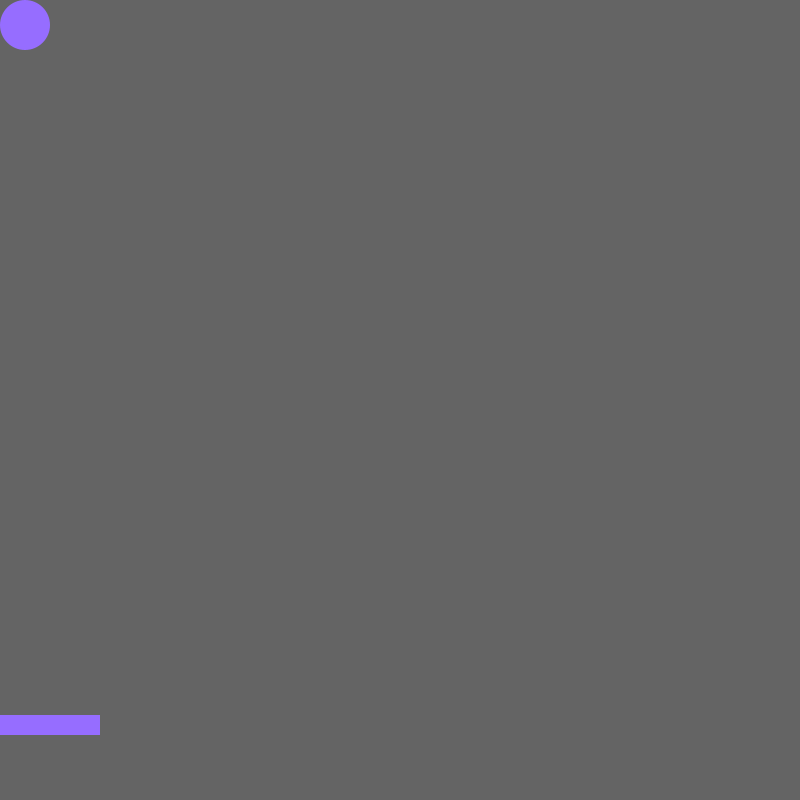
Frame 1 (no input)
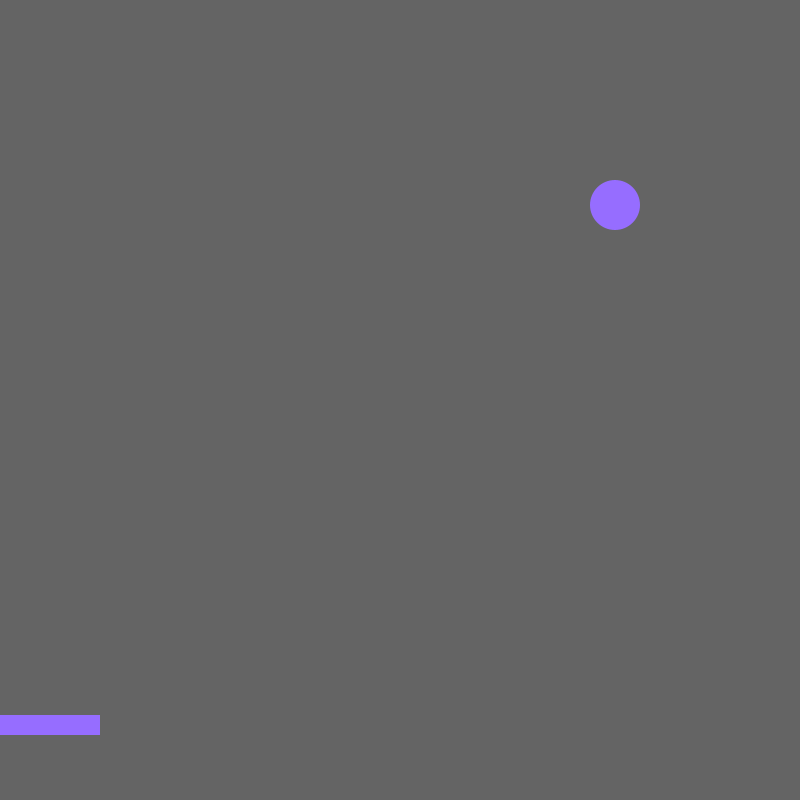
Frame 60 (the mouse pressed at the canvas centre just before this capture)
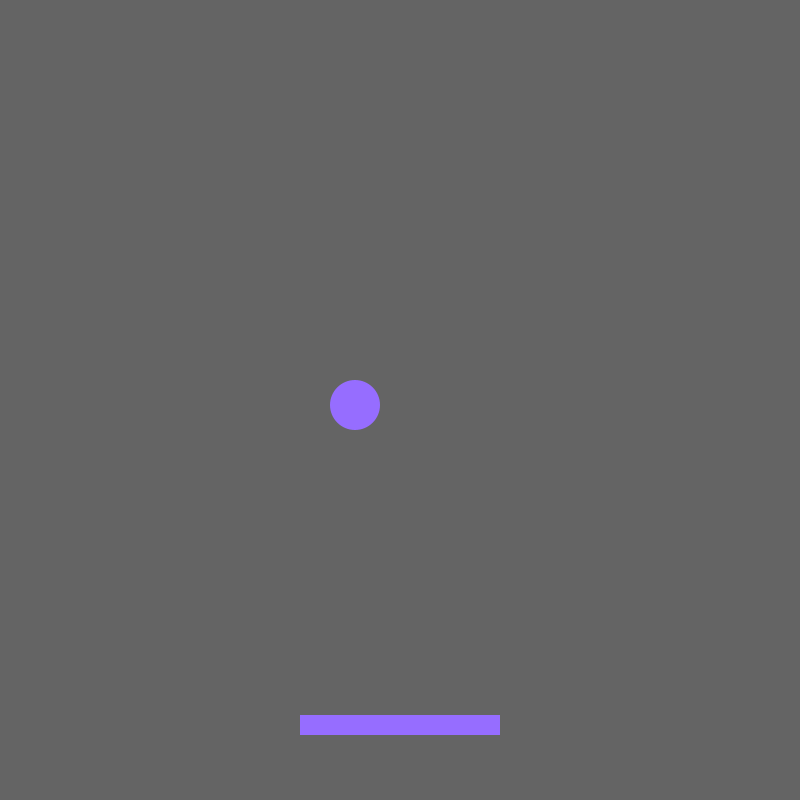
Frame 120 (the mouse held since frame 60 and released just before this capture)

The Processing sketch that drew these frames (run headless with seeded random() and noise(); from frame 60 on, the mouse is pressed at the canvas centre):

// Processing sketch: processing_110550
// ── processing_110550.pde


int diameter = 50;

int xdistance = diameter/2;
int ydistance = diameter/2;


int xspeed = 10;
int yspeed = 20;


int ydirection = 1;
int xdirection = 1; 


void setup() {
  size(800, 800);
  background(100);
  fill(150, 109, 255);
  noStroke();
}
void draw() {
  background(100);
  ellipse(xdistance, ydistance, diameter, diameter);
  rectMode(CENTER);
  rect(mouseX, height-75, 200, 20);
  xdistance += xspeed*xdirection;
  ydistance += yspeed*ydirection;

  //bottom hit
  //if (ydistance>height-diameter/2) {
    if(ydistance>height-100){
    ydirection = -ydirection;
  }

  //top hit
  if (ydistance<0+diameter/2) {
    ydirection=-ydirection;
  }

  //right hit
  if (xdistance>width-diameter/2) {
    xdirection = -xdirection;
  }

  //left hit
  if (xdistance<0+diameter/2) {
    xdirection=-xdirection;
  }
}
